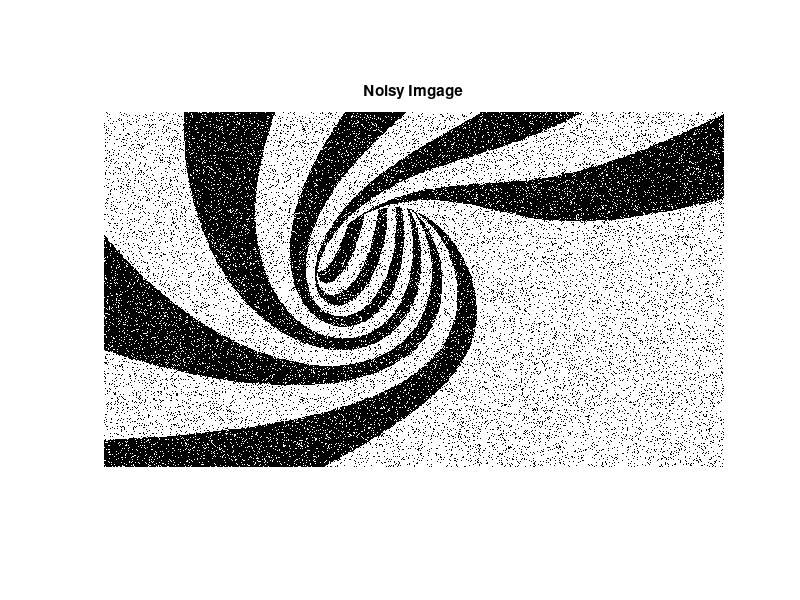
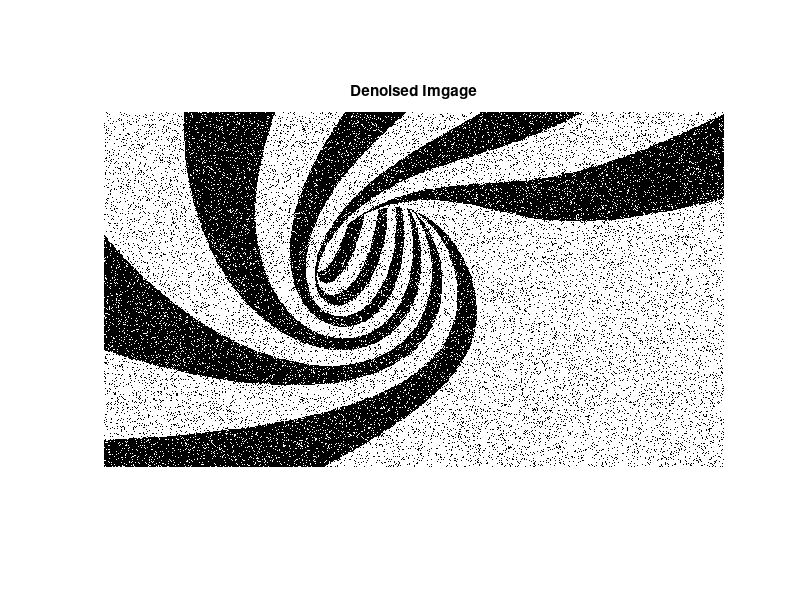
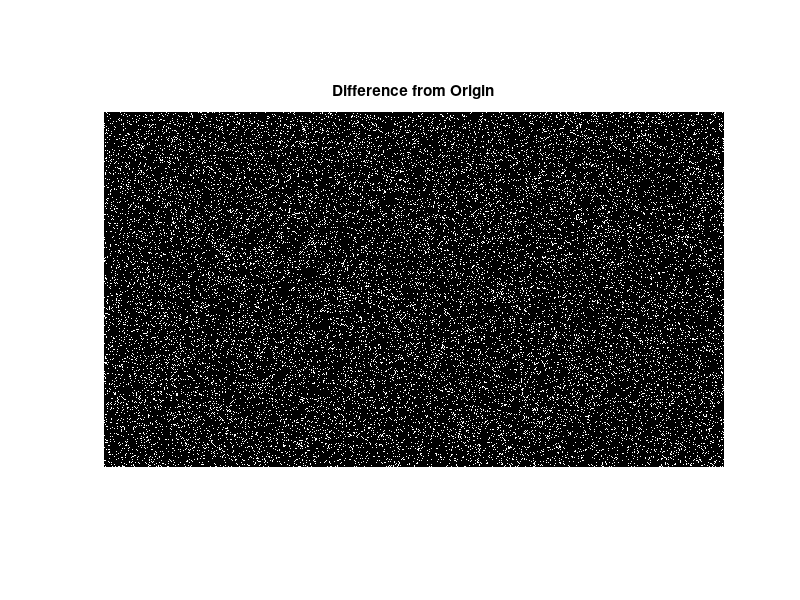

Reproduce these figures in MATLAB, in order.
% +-----------------------------------
% | PGM - HW1 
% | Question 4 - Image Denoising
% | Daniel Ribeiro Silva (drsilva)
% +-----------------------------------

load('hw1_images.mat');
%imshow(origImg), figure, imshow(noisyImg);

%RBM constants
h = 1;
beta = 2;
v = 2;

%-2,15,20 -> 0.023943

%Node Layers
gridSize = size(noisyImg);
gridX = noisyImg;
oldGridZ = noisyImg;
newGridZ = noisyImg;
diff = 1000000000;
lastdiff=0;

%while doesn't converge
while diff > 1
    
    %for each node Z
    oldGridZ = newGridZ;
    %newGridZ = zeros(gridSize);
    for i = 1:gridSize(1)
        for j = 1:gridSize(2)
            currentX = gridX(i,j);
            currentZ = oldGridZ(i,j);
            alternativeZ = -currentZ;

            currentEnergyContribution = h*currentZ - v*currentZ*currentX;
            alternativeEnergyContribution = h*alternativeZ - v*alternativeZ*currentX;
            
            %contribution from left neighbor
            if(j>1)
                leftZ = oldGridZ(i,j-1);
                currentEnergyContribution = currentEnergyContribution - beta*leftZ*currentZ;
                alternativeEnergyContribution = alternativeEnergyContribution - beta*leftZ*alternativeZ;
            end
            %contribution from right neighbor
            if(j<gridSize(2))
                rightZ = oldGridZ(i,j+1);
                currentEnergyContribution = currentEnergyContribution - beta*rightZ*currentZ;
                alternativeEnergyContribution = alternativeEnergyContribution - beta*rightZ*alternativeZ;
            end
            %contribution from top neighbor
            if(i>1)
                topZ = oldGridZ(i-1,j);
                currentEnergyContribution = currentEnergyContribution - beta*topZ*currentZ;
                alternativeEnergyContribution = alternativeEnergyContribution - beta*topZ*alternativeZ;
            end
            %contribution from bottom neighbor
            if(i<gridSize(1))
                bottomZ = oldGridZ(i+1,j);
                currentEnergyContribution = currentEnergyContribution - beta*bottomZ*currentZ;
                alternativeEnergyContribution = alternativeEnergyContribution - beta*bottomZ*alternativeZ;
            end
            
            if alternativeEnergyContribution < currentEnergyContribution
                newGridZ(i,j) = alternativeZ;
            else
                newGridZ(i,j) = currentZ;
            end
        
        end 
    end
    
    diff = sum(sum(oldGridZ~=newGridZ));
    disp(diff);
    
    if(lastdiff==diff)
        %break;
    end
    
    lastdiff=diff;
    
end

denoisedImg = newGridZ;
figure, imshow(noisyImg), title('Noisy Imgage');
figure, imshow(denoisedImg), title('Denoised Imgage');
figure, imshow(abs(origImg-denoisedImg)), title('Difference from Origin');

%compute stats
initialNoiseFrac = sum(sum(origImg~=noisyImg)) / (size(origImg,1)*size(origImg,2));
finalNoiseFrac = sum(sum(origImg~=denoisedImg)) / (size(origImg,1)*size(origImg,2));
fprintf('\ninitial noise rate: %f\n', initialNoiseFrac);
fprintf('final noise rate: %f\n',finalNoiseFrac);

%denoisedImg(200:220,300:320)
%noisyImg(200:220,300:320)


